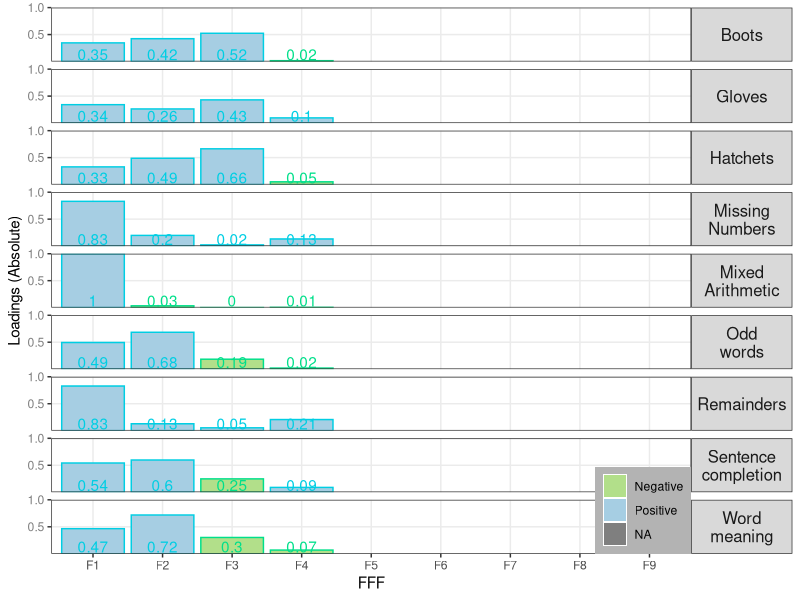

The R script that drew this image:
# output$patternPlot <- renderPlot({
rm(list=ls(all=TRUE))
options("scipen"=10, "digits"=5) 
library(psych)
library(ggplot2)
data(Harman)
R<-Harman.Holzinger
  # Reactive code 
#       R <- datasetInput() # the choice of the dataset in ui.R
#       k <- input$k # the choice of the number of factors to retain from ui.R
#       n.obs <- n()  # choice of the dataset defines  n - its sample size
#       p <- p() # the choice of dataset defines p - its number of variables
  # Reactive code 
        R <- R # the choice of the dataset in ui.R
        k <- 4 # the choice of the number of factors to retain from ui.R
        n.obs <- 696  # choice of the dataset defines  n - its sample size
        p <- ncol(R) # the choice of dataset defines p - its number of variables
  
  
  # procedures
  A <- stats::factanal(covmat=R, n.obs=n.obs, factors=k, maxit=1000, rotation="none")
  FPM <- A$loadings[1:p, ] # FPM - Factor Pattern Matrix
  FPM <- cbind(FPM, matrix(numeric(0), p, p-k)) # appends empty columns to have p columns
  colnames(FPM) <- paste0("F", 1:p) # renames for better presentation in tables and graphs

roundingDigits <- 2 #Let the user define?
stripSize <- 12  #Let the user define?
title <- NULL #"Basic Title" #Read from the dataset name or rotation?
# output
  # Data prep for ggplot
dsFORp <- reshape2::melt(FPM, id.vars=rownames(FPM))  ## id.vars declares MEASURED variables (as opposed to RESPONSE variable)
dsFORp <- plyr::rename(dsFORp, replace=c(Var1="Variable", Var2="Factor", value="Loading"))
dsFORp$Positive <- ifelse(dsFORp$Loading >= 0, "Positive", "Negative") #Or see Recipe 10.8
dsFORp$LoadingAbs <- abs(dsFORp$Loading) # Long form
dsFORp$LoadingPretty <- round(abs(dsFORp$Loading), roundingDigits) # Long form
dsFORp$VariablePretty <- gsub(pattern="_", replacement="\n", x=dsFORp$Variable)
# colors <- c("FALSE"="darksalmon" ,"TRUE"="lightskyblue") # The colors for negative and positve values of factor loadings for ggplot
colorsFill <- c("Positive"="#A6CEE3" ,"Negative"="#B2DF8A") # The colors for negative and positve values of factor loadings for ggplot
colorsColor <- c("Positive"="#00CEE3" ,"Negative"="#00DF8A") # The colors for negative and positve values of factor loadings for ggplot


  # Graph definition
pp <- ggplot(dsFORp, aes(x=Factor, y=LoadingAbs, fill=Positive, color=Positive, label=LoadingPretty)) +
  geom_bar(stat="identity") +
  geom_text(y=0, vjust=-.1) +
  scale_color_manual(values=colorsColor, guide="none") +
  scale_fill_manual(values=colorsFill) +
#   scale_fill_discrete(h=c(0,360)+15, c=100, l=65, h.start=0, direction=1, na.value="grey50") + #http://docs.ggplot2.org/0.9.3/scale_hue.html
  scale_y_continuous(limits=c(0,1), breaks=c(.5, 1), expand=c(0,0)) +
  facet_grid(VariablePretty ~ .) +
  labs(title=title, x="FFF", y="Loadings (Absolute)", fill=NULL) + 
  theme_bw() +
  theme(panel.grid.minor=element_blank()) + 
#   theme(axis.label=element_text(color="gray30")) +  
  theme(axis.text.y=element_text(color="gray50")) +   
  theme(strip.text.y=element_text(angle=0, size=stripSize))

{
  if( k < p ) {
    pp <- pp + theme(legend.position=c(1, 0), legend.justification=c(1, 0)) 
    pp <- pp + theme(legend.background=element_rect(fill="gray70"))
  }
  else {
    pp <- pp + theme(legend.position="left")
  }
}
print(pp)




# # Below the top
# ggplot(cabbage_exp, aes(x=interaction(Date, Cultivar), y=Weight)) +
#   geom_bar(stat="identity") +
#   geom_text(aes(label=Weight), vjust=1.5, colour="white")



